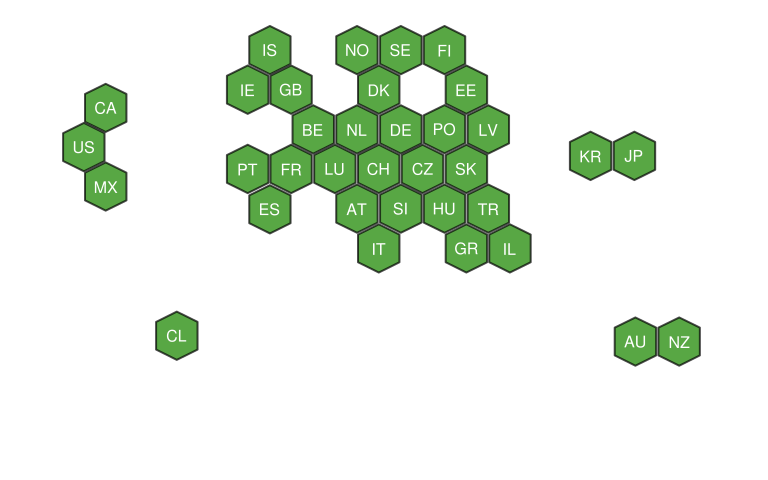

The script that saved this image:
load("Data/CNT.RData")

## hexagon
hexagon <- function(x, y, r = 1, ...){
  x = x+r*cos(seq(30, 360, by =  60)/180*pi)
  y = y+r*sin(seq(30, 360, by =  60)/180*pi)
  polygon(x, y, ...)
}

svg(filename="Data/hexagonMapMenu.svg", width=8, height=5, pointsize=12)

par(xaxs= "i", bty = "n", xaxt = "n", yaxt = "n", font = 1,  mar = rep(0, 4))
plot(1:2, xlim = xlim, ylim = ylim, type='n', xlab = "", ylab = "")

for(i in 1:length(CNT)) {
  cnt <- CNT[[i]]
  polygon(as.numeric(cnt$x), as.numeric(cnt$y), col = "#58A744", border = rgb(0,0,0,.7), lwd = 2)
  text( mean(cnt$x), mean(cnt$y)-4, names(CNT)[i], col = "white")
}

dev.off()


  
##################

XML <- readLines("Data/hexagonMapMenu.svg")

ID <- grep("<path style=\"fill-rule", XML)

for (i in 1:length(ID)) {
  id <- ID[i]
  cnt <- names(CNT)[i]
  link <- "<a href='../OECD/?cnt=member'>"
  link <- gsub("member", cnt, link)
  
  XML[id] <- paste(link, XML[id]) 
  XML[id+4] <- paste(XML[id+4], "</a>") 
}

writeLines(XML, "Data/hexagonMapMenu2.svg")






